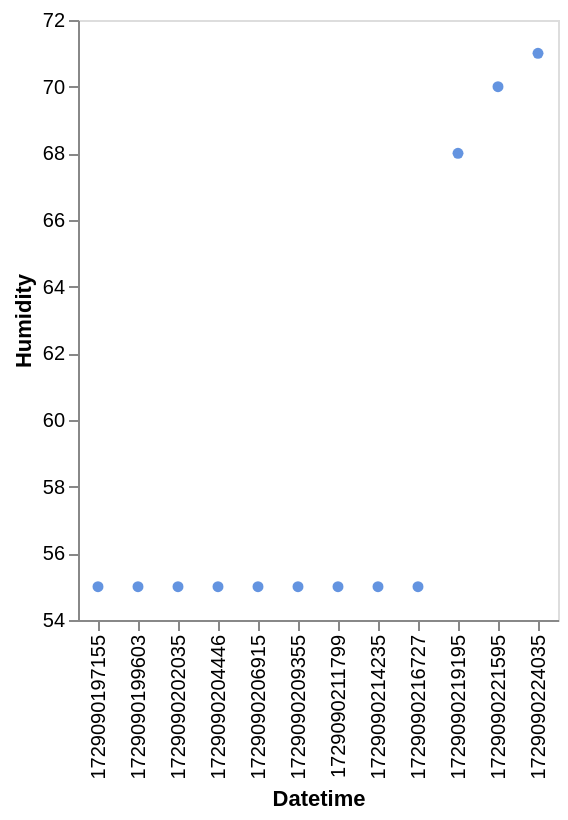

Source (notebook cell):
### Code cell
(lambda: DeepnoteChart(df, """{"layer":[{"layer":[{"mark":{"clip":true,"type":"circle","color":"#2266D3","tooltip":true},"encoding":{"x":{"axis":{"grid":false},"sort":null,"type":"nominal","field":"Datetime","scale":{"type":"linear","zero":false}},"y":{"axis":{"grid":false},"sort":null,"type":"quantitative","field":"Humidity","scale":{"type":"linear","zero":false},"format":{"type":"default","decimals":null},"formatType":"numberFormatFromNumberType"}}}]}],"title":"","config":{"legend":{}},"$schema":"https://vega.github.io/schema/vega-lite/v5.json","encoding":{},"usermeta":{"tooltipDefaultMode":true}}""") if 'DeepnoteChart' in globals() else _dntk.DeepnoteChart(df, """{"layer":[{"layer":[{"mark":{"clip":true,"type":"circle","color":"#2266D3","tooltip":true},"encoding":{"x":{"axis":{"grid":false},"sort":null,"type":"nominal","field":"Datetime","scale":{"type":"linear","zero":false}},"y":{"axis":{"grid":false},"sort":null,"type":"quantitative","field":"Humidity","scale":{"type":"linear","zero":false},"format":{"type":"default","decimals":null},"formatType":"numberFormatFromNumberType"}}}]}],"title":"","config":{"legend":{}},"$schema":"https://vega.github.io/schema/vega-lite/v5.json","encoding":{},"usermeta":{"tooltipDefaultMode":true}}"""))()

### Figure 1 — Vega-Lite specification as saved in the notebook (floating-point values rounded to 4 significant figures)
{"layer": [{"layer": [{"mark": {"clip": true, "type": "circle", "color": "#2266D3", "tooltip": true}, "encoding": {"x": {"axis": {"grid": false}, "sort": null, "type": "nominal", "field": "Datetime", "scale": {"type": "linear", "zero": false}}, "y": {"axis": {"grid": false}, "sort": null, "type": "quantitative", "field": "Humidity", "scale": {"type": "linear", "zero": false}, "format": {"type": "default", "decimals": null}, "formatType": "numberFormatFromNumberType"}}}]}], "title": "", "config": {"legend": {}}, "$schema": "https://vega.github.io/schema/vega-lite/v5.json", "encoding": {}, "usermeta": {"tooltipDefaultMode": true}, "data": {"values": [{"Datetime": 1729090197155, "Humidity": 55}, {"Datetime": 1729090199603, "Humidity": 55}, {"Datetime": 1729090202035, "Humidity": 55}, {"Datetime": 1729090204446, "Humidity": 55}, {"Datetime": 1729090206915, "Humidity": 55}, {"Datetime": 1729090209355, "Humidity": 55}, {"Datetime": 1729090211799, "Humidity": 55}, {"Datetime": 1729090214235, "Humidity": 55}, {"Datetime": 1729090216727, "Humidity": 55}, {"Datetime": 1729090219195, "Humidity": 68}, {"Datetime": 1729090221595, "Humidity": 70}, {"Datetime": 1729090224035, "Humidity": 71}]}}
